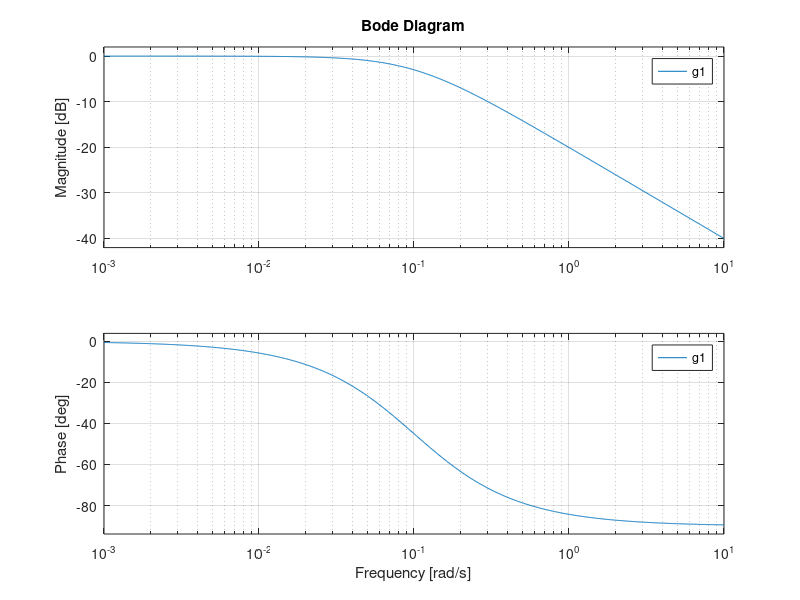

This chart was generated by the following MATLAB code: (Note: this script raises an error after producing the figure.)
%% P1

figure(1);
g1 = tf([0.1],[1,0.1]);
bode(g1)

figure(2);
g2 = tf([0.1],[1,0.1],'InputDelay',6);
bode(g2)


%% P4

p_delay = tf([1,-1,1/3],[1,1,1/3]);
% Root Locus for finding w_u
g_approx = g1*p_delay;
rlocus(g_approx)
% bode(g_approx)

%% P4a
alpha = 0.6;
beta = 0.5;
gamma = 0.125;
Ku = 3.33;
wu = 0.317;

Kp = alpha*Ku;
Ti = 0.5/0.317;
Td = 0.125/0.317;
pid_prob = tf([Kp*Td, Kp, Kp/Ti], [1, 0]);

% function with pade approximation
ol_pid = g_approx*pid_prob;
% function with exact representation of delay
%ol_pid = g2*pid_prob;

bode(ol_pid)
margin(ol_pid);
%[gm, pm, wp, wc] = margin(ol_pid);

%% P6

dt_tra = c2d(g1,2);
